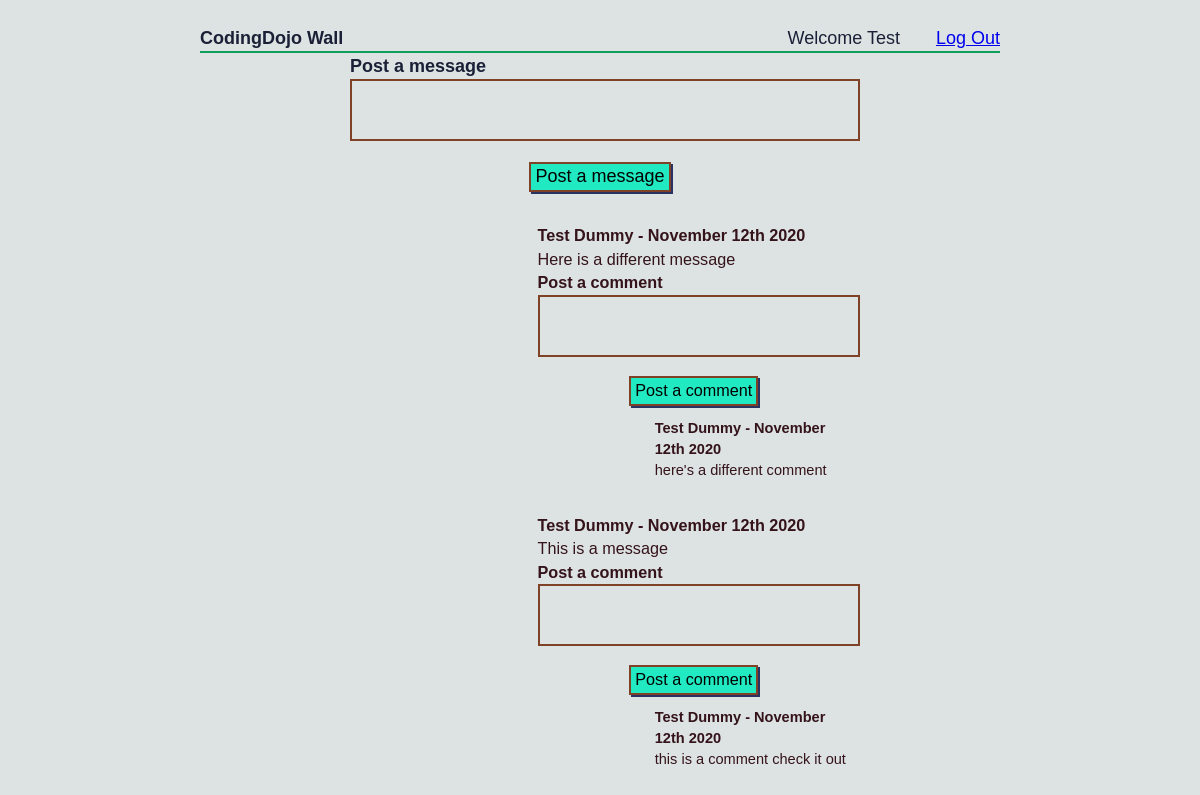
Page /wall/ (signed in) on the earlier database version.
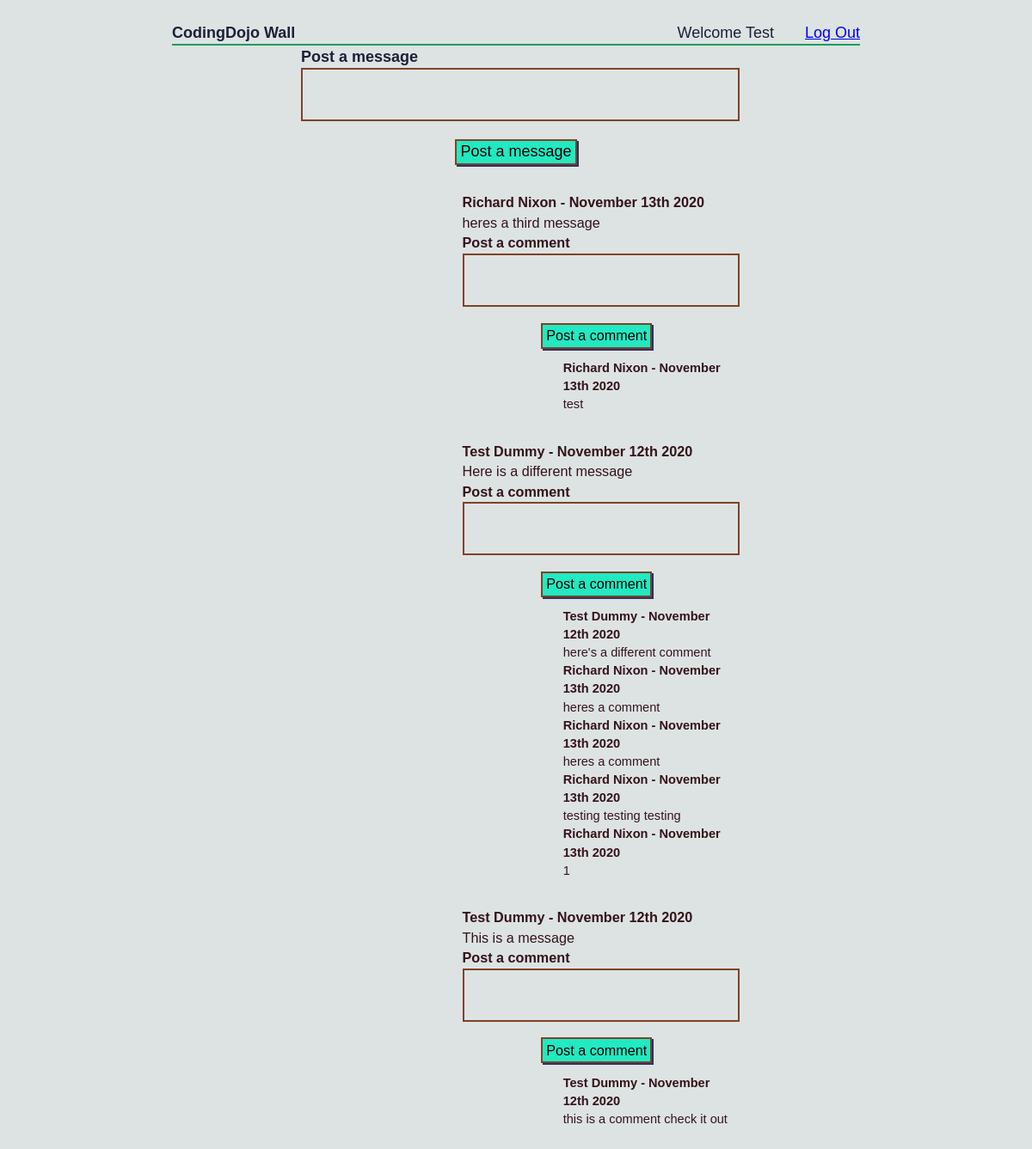
Same page on the later database version.
### login/models.py (models this page shows)
class User(models.Model):
    first_name = models.CharField(max_length=32)
    last_name = models.CharField(max_length=32)
    email = models.EmailField(max_length=64)
    password = models.CharField(max_length=64)
    created_at = models.DateTimeField(auto_now_add=True)
    updated_at = models.DateTimeField(auto_now=True)
    objects = UserManager()

### wall/models.py (models this page shows)
class Message(models.Model):
    user_id = models.ForeignKey(User, on_delete=models.CASCADE, related_name="messages")
    message = models.TextField()
    created_at = models.DateTimeField(auto_now_add=True)
    updated_at = models.DateTimeField(auto_now_add=True)
    objects = MessageManager()

class Comment(models.Model):
    user_id = models.ForeignKey(User, on_delete=models.CASCADE, related_name="comments")
    message_id = models.ForeignKey(
        Message, on_delete=models.CASCADE, related_name="comments"
    )
    comment = models.TextField()
    created_at = models.DateTimeField(auto_now_add=True)
    updated_at = models.DateTimeField(auto_now_add=True)
    objects = CommentManager()

### wall/views.py (the view)
# urls.py: path("", views.index),
def index(request):
    context = {
        "this_user": User.objects.get(id=request.session["id"]),
        "all_messages": Message.objects.all(),
    }
    return render(request, "wall.html", context)

### wall/templates/wall.html (shortened to what this page needs)
<!DOCTYPE html>
<html lang="en">
<head>
    {% load static %}
    <link rel="stylesheet" href="{% static 'style.css' %}">
</head>
<body>
    <header>
        <h1>CodingDojo Wall</h1>
        <p>Welcome {{this_user.first_name}}</p>
        <a href="/logout">Log Out</a>
    </header>
    <main>
        <form action="post" method="POST">
            <label for="message">
                <h3>Post a message</h3>
            </label>
            <textarea name="message"></textarea>
            <button type="submit">Post a message</button>
        </form>
        <ul>
            {% for msg in all_messages|dictsortreversed:"created_at" %}
            <li>
                <h2>{{ msg.user_id.first_name }} {{ msg.user_id.last_name }} - {{ msg.created_at |date:"F jS Y" }} </h2>
                {{msg.message}}
                <form action="post/{{ msg.id }}" method="POST">
                    <label for="comment">
                        <h3>Post a comment</h3>
                    </label>
                    <textarea name="comment"></textarea>
                    <button type="submit">Post a comment</button>
                </form>
                <ul class="comments">
                    {% for comment in msg.comments.all|dictsort:"created_at" %}
                    <h2>{{ comment.user_id.first_name }} {{ comment.user_id.last_name }} -
                        {{ comment.created_at |date:"F jS Y" }} </h2>
                    {{comment.comment}}
                    {% endfor %}
                </ul>
            </li>
            {% endfor %}
        </ul>
    </main>
</body>
</html>

### login/static/style.css (style rules this page uses)
* { margin: 0; padding: 0; font-size: 1em; }
html { font-size: 62.5%; }
body { padding: 25px; max-width: 800px; margin: 0 auto; }
textarea, input, body { color: #1b2037; line-height: 1.45; font-size: 18px; font-family: Helvetica, Arial, sans-serif; background-color: #dde3e3; }
ul, main { width: 62.5% ; }
main { margin: 0 auto; }
li { color: #34131a; list-style: none; margin-top: 2em; }
header { display: flex; flex-direction: row; border-bottom: 2px solid #0e9e5e; width: 100%; }
h1 { flex-grow: 1; }
header p, header a { min-width: 100px; }
header a { text-align: end; }
textarea { resize: none; width: 100%; }
td, th, textarea, input { padding: 3px; }
ul { margin-left: auto; font-size: 90%; }
textarea, table, button, input { border: 2px solid #804227; }
button { background-color: #21e9c1; padding: 2px 4px; margin: .75em; box-shadow: 2px 2px #293362; cursor: pointer; height: 30px; justify-self: center; display: block; }
button, h2 { grid-column: 1 / 3; text-align: center; }
h2 { text-align: start; }

Differences in the rows shown:
added Message: user_id.first_name "Richard", user_id.last_name "Nixon", created_at "November 13th 2020", message "heres a third message"
added Comment: user_id.first_name "Richard", user_id.last_name "Nixon", created_at "November 13th 2020", comment "test"
added Comment: user_id.first_name "Richard", user_id.last_name "Nixon", created_at "November 13th 2020", comment "heres a comment", shown under Message "Here is a different message"
added Comment: user_id.first_name "Richard", user_id.last_name "Nixon", created_at "November 13th 2020", comment "heres a comment", shown under Message "Here is a different message"
added Comment: user_id.first_name "Richard", user_id.last_name "Nixon", created_at "November 13th 2020", comment "testing testing testing", shown under Message "Here is a different message"
added Comment: user_id.first_name "Richard", user_id.last_name "Nixon", created_at "November 13th 2020", comment "1", shown under Message "Here is a different message"
